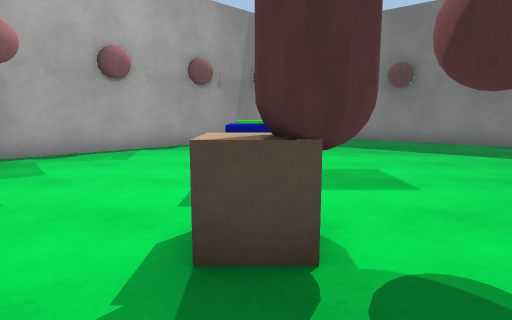
view 1 (above)

12 first-person views from a walk through a 3-D level made in the Unity game engine. The camera is 1.2 m above the floor, tilts 8° down and sees 75° across. The floor is counted in squares, 1 m on a side. Each view is taken from the middle of a square. On the plan, view 1 faces up. The plan holds only what a view shows up to about 14 squares ahead; the rest is blank. The place goes on beyond the plan. The player character is not drawn. Surface patterns are stand-ins for the level's own textures.

view 2
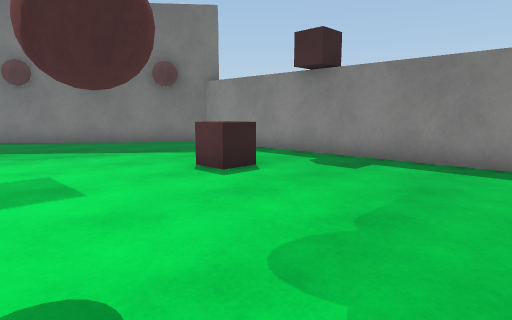

view 3
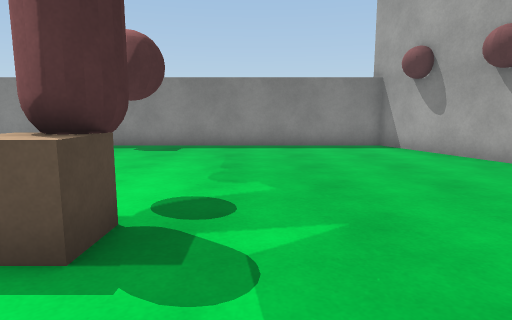

view 4
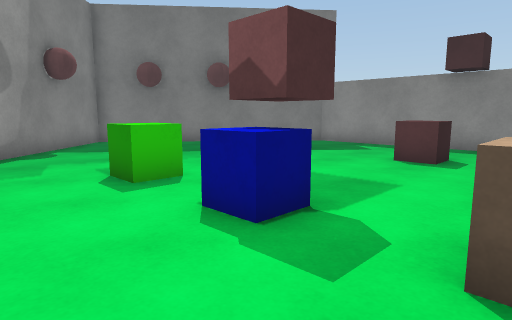

view 5
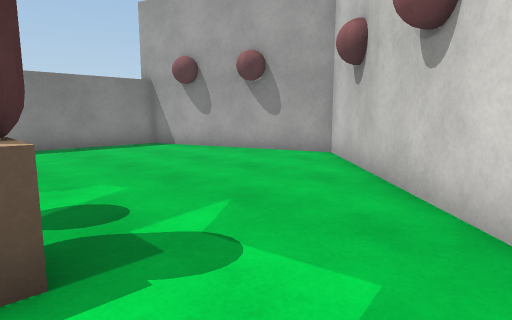

view 6
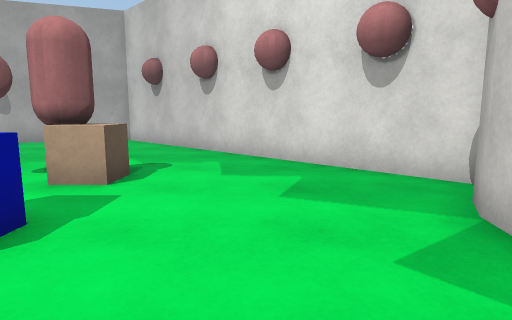

view 7
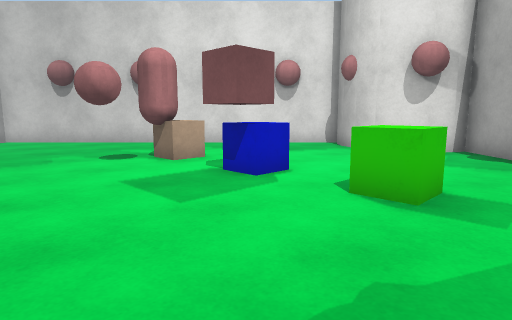

view 8
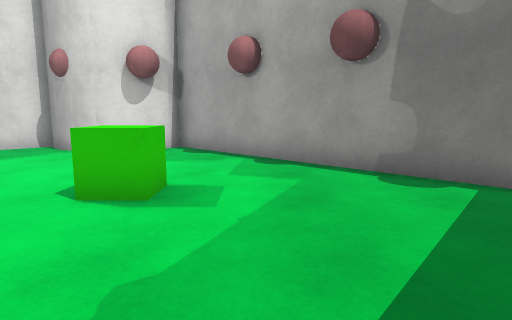

view 9
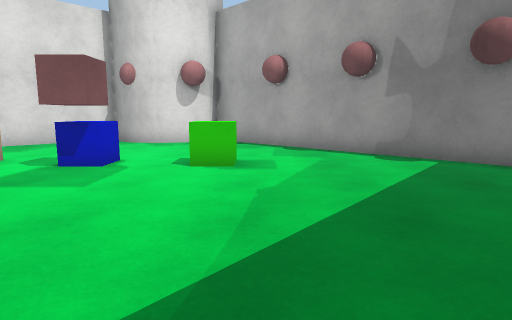

view 10
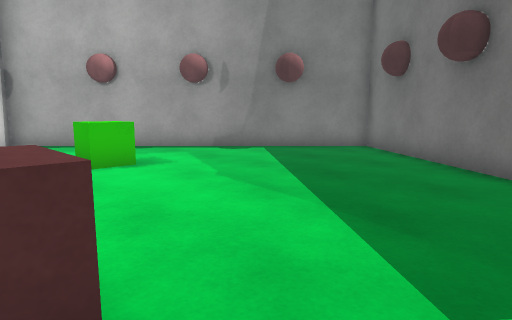

view 11
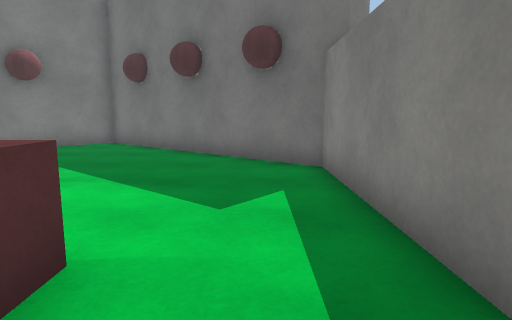

view 12
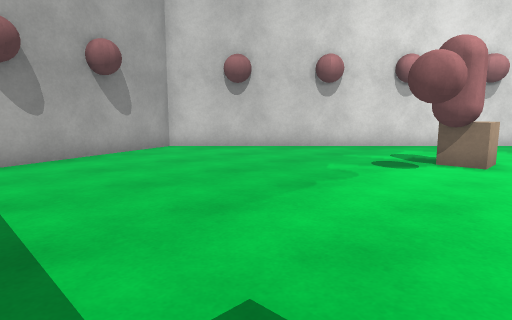

### Floor plan
Points are (right, up) in squares from view 1. A wall is a line through its corners. A room is listed if a view was taken in it or the views show most of it. See-through windows are left out.
Room 1 (views 1, 2, 3, 4, 5, 6, 7, 8, 9, 10, 11, 12)
walls: (-7, 3.7) (2.6, -5.9) (9.5, -3.6) (9.5, 11.4) (2.2, 17.5) (-7, 8.3) (-6.5, 8) (-6, 7.5) (-5.6, 6.8) (-5.5, 6) (-5.6, 5.2) (-6, 4.5) (-6.6, 3.9)
objects: capsule (0, 2) to (1, 3); cube (0, 3); blue cube (0, 6) to (1, 6); green cube (0, 9); ball (2, 3); cube (6, 6)

Where each view was taken, in squares from view 1:
view 1: 0 up, 0 right, facing up
view 2: 0 up, 1 right, facing up-right
view 3: 1 up, 3 left, facing right
view 4: 3 up, 3 left, facing up-right
view 5: 3 up, 3 left, facing down-right
view 6: 9 up, 3 left, facing down
view 7: 11 up, 5 right, facing down-left
view 8: 11 up, 5 right, facing left
view 9: 10 up, 8 right, facing left
view 10: 6 up, 8 right, facing up-left
view 11: 4 up, 8 right, facing up
view 12: 5 up, 9 right, facing down-left
